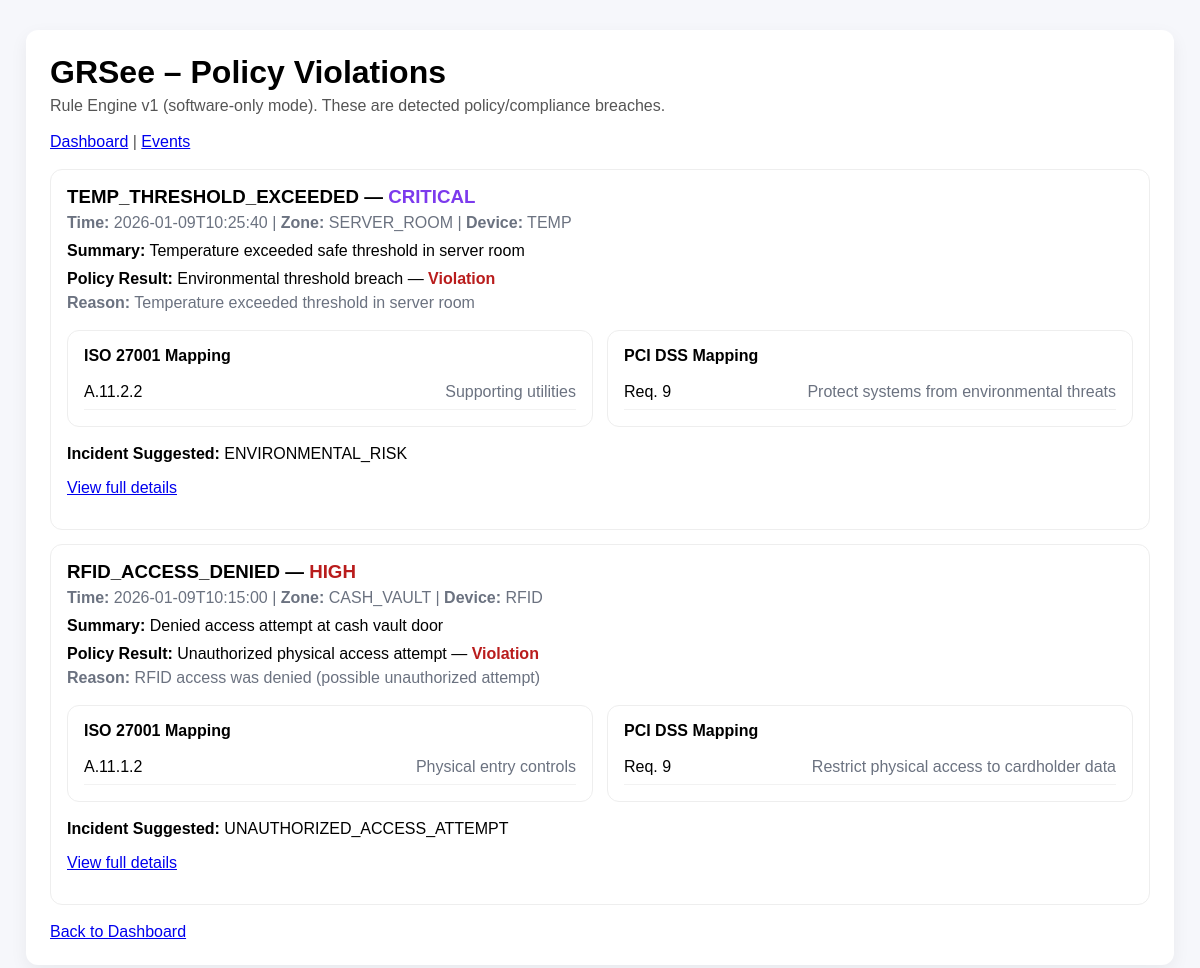
Screenshot of /violations with the database file from the repository.
### models.py (models this page shows)
class Event(db.Model):
    __tablename__ = "events"
    id = db.Column(db.Integer, primary_key=True)
    event_id = db.Column(db.String(64), unique=True, nullable=False)
    device_id_fk = db.Column(db.Integer, db.ForeignKey("devices.id"), nullable=True)
    timestamp = db.Column(db.String(64), nullable=False)
    device_type = db.Column(db.String(64), nullable=False)
    zone = db.Column(db.String(64), nullable=False)
    event_type = db.Column(db.String(64), nullable=False)
    severity = db.Column(db.String(20), nullable=False)
    summary = db.Column(db.String(255), nullable=True)
    payload_json = db.Column(db.Text, nullable=True)
    created_at = db.Column(db.DateTime, default=datetime.utcnow, nullable=False)

### app.py (the view)
@app.route("/violations")
def violations_page():
    events = get_events_source()
    violations_only = build_violations_list(events)
    return render_template("violations.html", violations=violations_only)

### app.py (called while the page is built)
def event_to_dict(e: Event):
    return {
        "event_id": e.event_id,
        "timestamp": e.timestamp,
        "device_type": e.device_type,
        "zone": e.zone,
        "event_type": e.event_type,
        "severity": e.severity,
        "summary": e.summary,
        "payload": json.loads(e.payload_json) if e.payload_json else None
    }

def get_events_source():
    db_events = Event.query.order_by(Event.timestamp.desc()).all()
    if db_events:
        return [event_to_dict(e) for e in db_events]
    return sorted(load_events_json(), key=lambda e: e.get("timestamp", ""), reverse=True)

def build_violations_list(events):
    violations = []
    for e in events:
        proc = evaluate_event(e)
        if proc["policy_result"]["is_violation"]:
            violations.append({"raw": e, "proc": proc})
    return sorted(violations, key=lambda v: v["raw"].get("timestamp", ""), reverse=True)

### rule_engine.py (called while the page is built)
def _parse_timestamp(ts: str):
    if not ts:
        return None
    ts = ts.split("+")[0].split("Z")[0]
    try:
        return datetime.fromisoformat(ts)
    except ValueError:
        return None

def _is_after_hours(dt: datetime, start_hour=8, end_hour=18):
    if dt is None:
        return False
    start = time(start_hour, 0, 0)
    end = time(end_hour, 0, 0)
    return dt.time() < start or dt.time() > end

### templates/violations.html (shortened to what this page needs)
<!DOCTYPE html>
<html lang="en">
<head>
  <link rel="stylesheet" href="{{ url_for('static', filename='css/style.css') }}">
</head>
<body>
  <div class="container">
    <header class="header">
      <h1>GRSee – Policy Violations</h1>
      <p>Rule Engine v1 (software-only mode). These are detected policy/compliance breaches.</p>
      <p>
        <a href="/dashboard">Dashboard</a> | <a href="/events">Events</a>
      </p>
    </header>
    {% if violations|length == 0 %}
      <p class="muted">No violations found in the current mock dataset.</p>
    {% else %}
      {% for v in violations %}
      <div class="card" style="margin-bottom: 14px;">
        <h3 style="margin: 0 0 6px 0;">
          {{ v.raw.event_type }} — <span class="sev sev-{{ v.raw.severity|lower }}">{{ v.raw.severity }}</span>
        </h3>
        <p class="muted" style="margin: 0 0 10px 0;">
          <strong>Time:</strong> {{ v.raw.timestamp }} |
          <strong>Zone:</strong> {{ v.raw.zone }} |
          <strong>Device:</strong> {{ v.raw.device_type }}
        </p>
        <p style="margin: 0 0 10px 0;"><strong>Summary:</strong> {{ v.raw.summary }}</p>
        <p style="margin: 0 0 6px 0;">
          <strong>Policy Result:</strong>
          {{ v.proc.policy_result.policy_name }} —
          <span class="sev sev-high">Violation</span>
        </p>
        <p class="muted" style="margin: 0 0 10px 0;">
          <strong>Reason:</strong> {{ v.proc.policy_result.reason }}
        </p>
        <div class="grid-2">
          <div class="card">
            <h4 style="margin: 0 0 10px 0;">ISO 27001 Mapping</h4>
            {% if v.proc.compliance_mapping.iso27001_controls|length == 0 %}
              <p class="muted">No mapping.</p>
            {% else %}
              <ul class="list">
                {% for c in v.proc.compliance_mapping.iso27001_controls %}
                <li><span>{{ c.control_id }}</span><span class="muted">{{ c.title }}</span></li>
                {% endfor %}
              </ul>
            {% endif %}
          </div>
          <div class="card">
            <h4 style="margin: 0 0 10px 0;">PCI DSS Mapping</h4>
            {% if v.proc.compliance_mapping.pcidss_requirements|length == 0 %}
              <p class="muted">No mapping.</p>
            {% else %}
              <ul class="list">
                {% for r in v.proc.compliance_mapping.pcidss_requirements %}
                <li><span>{{ r.requirement_id }}</span><span class="muted">{{ r.title }}</span></li>
                {% endfor %}
              </ul>
            {% endif %}
          </div>
        </div>
        {% if v.proc.incident.create_incident %}
        <p style="margin-top: 10px;">
          <strong>Incident Suggested:</strong> {{ v.proc.incident.incident_type }}
        </p>
        {% endif %}
      <p style="margin-top: 8px;">
          <a href="/event/{{ v.raw.event_id }}">View full details</a>
        </p>
      </div>
      {% endfor %}
    {% endif %}
    <footer class="footer">
      <a href="/dashboard">Back to Dashboard</a>
    </footer>
  </div>
</body>
</html>

### static/css/style.css (style rules this page uses)
body { font-family: Arial, sans-serif; background: #f6f7fb; margin: 0; padding: 0; }
.container { max-width: 1100px; margin: 30px auto; background: white; padding: 24px; border-radius: 12px; box-shadow: 0 6px 18px rgba(0,0,0,0.06); }
.header h1 { margin: 0 0 6px 0; }
.header p { margin: 0 0 18px 0; color: #555; }
.sev { font-weight: bold; }
.sev-high { color: #b91c1c; }
.sev-critical { color: #7c3aed; }
.footer { margin-top: 18px; }
.grid-2 { display: grid; grid-template-columns: 1fr 1fr; gap: 14px; margin: 18px 0; }
.card { background: #fff; border: 1px solid #eee; border-radius: 12px; padding: 16px; }
.list { list-style: none; padding: 0; margin: 10px 0 0 0; }
.list li { display: flex; justify-content: space-between; padding: 8px 0; border-bottom: 1px solid #f2f2f2; }
.muted { color: #6b7280; }

### rows the page displays
Event: raw.event_type "TEMP_THRESHOLD_EXCEEDED", raw.severity "CRITICAL", raw.timestamp "2026-01-09T10:25:40", raw.zone "SERVER_ROOM", raw.device_type "TEMP", raw.summary "Temperature exceeded safe threshold in server room"
Event: raw.event_type "RFID_ACCESS_DENIED", raw.severity "HIGH", raw.timestamp "2026-01-09T10:15:00", raw.zone "CASH_VAULT", raw.device_type "RFID", raw.summary "Denied access attempt at cash vault door"

### other values shown
{{ v.proc.policy_result.policy_name }} "Environmental threshold breach" "Unauthorized physical access attempt"
{{ v.proc.policy_result.reason }} "Temperature exceeded threshold in server room" "RFID access was denied (possible unauthorized attempt)"
{{ c.control_id }} "A.11.2.2" "A.11.1.2"
{{ c.title }} "Supporting utilities" "Physical entry controls"
{{ r.requirement_id }} "Req. 9" "Req. 9"
{{ r.title }} "Protect systems from environmental threats" "Restrict physical access to cardholder data"
{{ v.proc.incident.incident_type }} "ENVIRONMENTAL_RISK" "UNAUTHORIZED_ACCESS_ATTEMPT"
